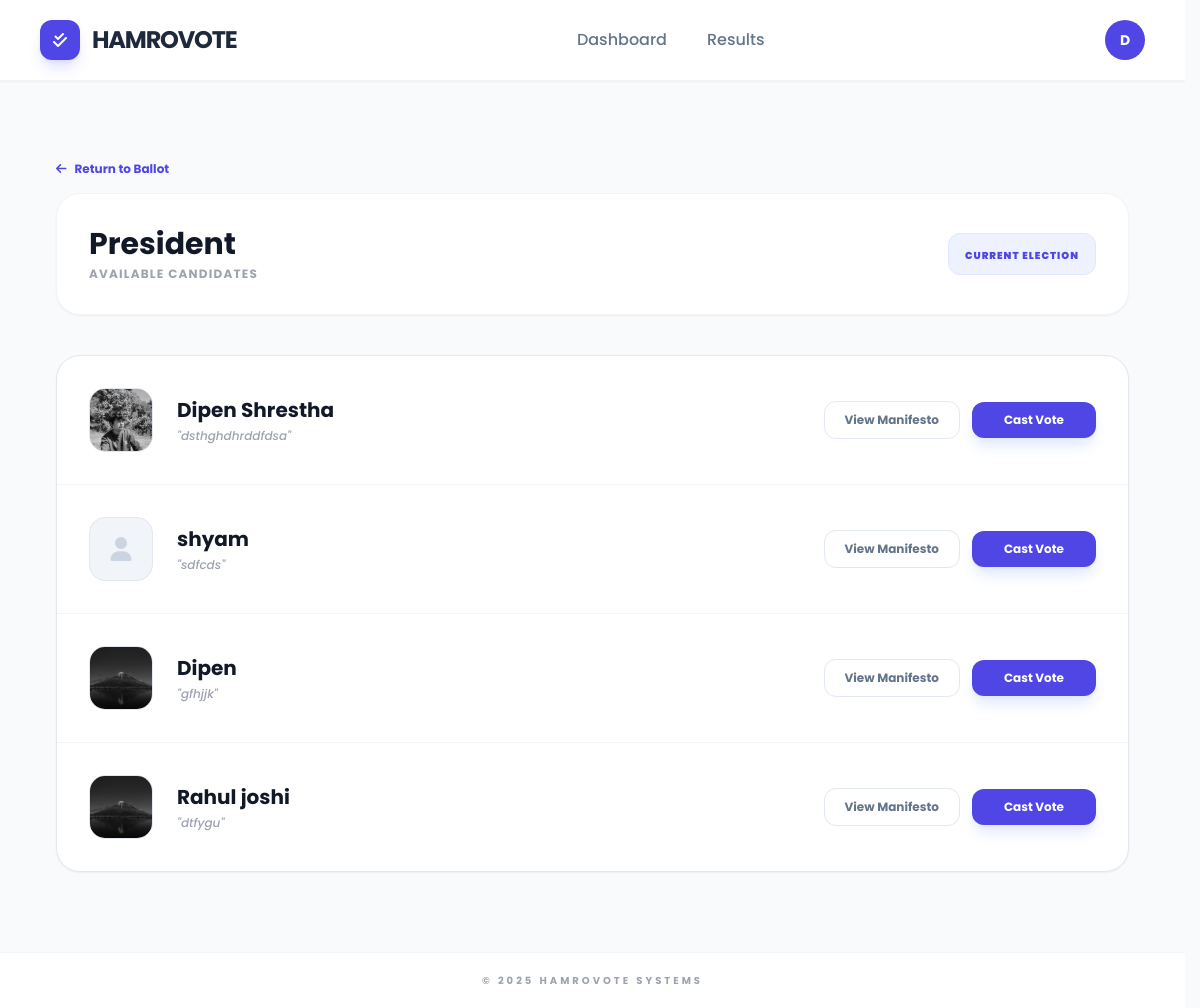
Screenshot of /candidates/2/ (signed in) with the database file from the repository.
### voter/models.py (models this page shows, shortened)
class Position(models.Model):
    election = models.ForeignKey(Election, on_delete=models.CASCADE, related_name='positions')
    title = models.CharField(max_length=100)
    description = models.TextField(blank=True, null=True)
    order = models.IntegerField(default=0)
    class Meta:
        ordering = ['order']

class Election(models.Model):
    title = models.CharField(max_length=200)
    description = models.TextField(blank=True, null=True)
    start_date = models.DateTimeField()
    end_date = models.DateTimeField()
    is_active = models.BooleanField(default=True)
    created_at = models.DateTimeField(auto_now_add=True)
    class Meta:
        ordering = ['-start_date']

class Candidate(models.Model):
    position = models.ForeignKey(Position, on_delete=models.CASCADE, related_name='candidates')
    name = models.CharField(max_length=100)
    bio = models.TextField()
    manifesto = models.TextField()
    photo = models.ImageField(upload_to='candidates/', blank=True, null=True)
    is_active = models.BooleanField(default=True)
    created_at = models.DateTimeField(auto_now_add=True)

### voter/views.py (the view)
# urls.py: path('candidates/', views.manage_candidates, name='manage_candidates'),
@login_required
def candidates(request, position_id):
    position = get_object_or_404(Position, id=position_id)
    candidates_list = Candidate.objects.filter(position=position, is_active=True)
    return render(request, 'voter/candidates.html', {
        'position': position,
        'candidates': candidates_list
    })

### voter/templates/voter/candidates.html (shortened to what this page needs)
{% extends 'voter/base.html' %}
{% block content %}
<div class="max-w-6xl mx-auto py-10 px-4">
    <div class="mb-10">
        <a href="{% url 'voter:election_ballot' position.election.id %}" class="text-indigo-600 hover:text-indigo-800 text-xs font-bold flex items-center mb-4 transition">
            <i class="fas fa-arrow-left mr-2"></i> Return to Ballot
        </a>
        <div class="bg-white p-8 rounded-3xl border border-gray-100 shadow-sm flex flex-col md:flex-row justify-between items-center gap-4">
            <div>
                <h1 class="text-3xl font-bold text-gray-900">{{ position.title }}</h1>
                <p class="text-gray-400 text-xs font-bold uppercase tracking-widest mt-1">Available Candidates</p>
            </div>
            <div class="bg-indigo-50 px-4 py-2 rounded-xl border border-indigo-100">
                <span class="text-[10px] font-black text-indigo-600 uppercase tracking-widest">{{ position.election.title }}</span>
            </div>
        </div>
    </div>
    <div class="bg-white rounded-3xl border border-gray-200 overflow-hidden shadow-sm">
        <div class="divide-y divide-gray-100">
            {% for c in candidates %}
            <div class="flex flex-col md:flex-row md:items-center justify-between p-6 md:p-8 hover:bg-slate-50 transition group">
                <div class="flex items-center gap-6 mb-4 md:mb-0">
                    <div class="w-16 h-16 rounded-2xl bg-slate-100 overflow-hidden border border-slate-200">
                        {% if c.photo %}
                            <img src="{{ c.photo.url }}" class="w-full h-full object-cover">
                        {% else %}
                            <div class="w-full h-full flex items-center justify-center text-slate-300">
                                <i class="fas fa-user text-2xl"></i>
                            </div>
                        {% endif %}
                    </div>
                    <div>
                        <h3 class="text-xl font-bold text-gray-900 group-hover:text-indigo-600 transition-colors">{{ c.name }}</h3>
                        <p class="text-xs text-gray-400 font-medium italic mt-1 line-clamp-1">"{{ c.bio|truncatechars:60 }}"</p>
                    </div>
                </div>
                <div class="flex items-center gap-3">
                    <a href="{% url 'voter:candidate_detail' candidate_id=c.id %}"
                       class="px-5 py-2.5 rounded-xl border border-slate-200 text-slate-500 text-xs font-bold hover:bg-white hover:border-indigo-200 hover:text-indigo-600 transition-all">
                        View Manifesto
                    </a>
                    <a href="{% url 'voter:vote' candidate_id=c.id %}"
                       class="px-8 py-2.5 rounded-xl bg-indigo-600 text-white text-xs font-bold shadow-lg shadow-indigo-100 hover:bg-indigo-700 transition-all active:scale-95">
                        Cast Vote
                    </a>
                </div>
            </div>
            {% empty %}
            <div class="p-20 text-center">
                <p class="text-gray-400 italic text-sm">No candidates are registered for this category yet.</p>
            </div>
            {% endfor %}
        </div>
    </div>
</div>
{% endblock %}

### voter/templates/voter/base.html (shortened to what this page needs)
{% load static %}
<!DOCTYPE html>
<html lang="en">
<head>
    <script src="https://cdn.tailwindcss.com"></script>
    <link rel="stylesheet" href="https://cdnjs.cloudflare.com/ajax/libs/font-awesome/6.4.0/css/all.min.css">
</head>
<body class="bg-slate-50 min-h-screen flex flex-col">
    <nav class="bg-white shadow-sm sticky top-0 z-50 border-b border-gray-100">
        <div class="max-w-7xl mx-auto px-6 lg:px-10">
            <div class="flex justify-between items-center h-20">
                <a href="{% url 'voter:voter_dashboard' %}" class="flex items-center gap-3">
                    <div class="w-10 h-10 bg-indigo-600 rounded-xl flex items-center justify-center shadow-lg shadow-indigo-500/20">
                        <i class="fas fa-check-double text-white"></i>
                    </div>
                    <span class="text-2xl font-bold tracking-tighter text-slate-800 uppercase">HamroVote</span>
                </a>
                <div class="hidden md:flex items-center gap-10">
                    <a href="{% url 'voter:voter_dashboard' %}" class="nav-link {% if request.resolver_match.url_name == 'voter_dashboard' %}active{% endif %}">Dashboard</a>
                    <a href="{% url 'voter:results' %}" class="nav-link {% if request.resolver_match.url_name == 'results' %}active{% endif %}">Results</a>
                </div>
                <div class="relative">
                    <button onclick="toggleDropdown()" id="profile-btn" class="profile-icon w-10 h-10 rounded-full flex items-center justify-center text-white font-bold text-sm focus:outline-none">
                        {{ user.first_name|default:user.username|first|upper }}
                    </button>
                </div>
            </div>
        </div>
    </nav>
    <main class="flex-grow w-full max-w-7xl mx-auto px-6 lg:px-10 py-10">
        {% block content %}{% endblock %}
    </main>
    <footer class="bg-white border-t border-gray-100 py-5 text-center">
        <p class="text-[10px] font-bold text-gray-400 uppercase tracking-[0.3em]">© 2025 HamroVote Systems</p>
    </footer>
</body>
</html>

### voter/templates/voter/base.html (style rules this page uses)
* { font-family: 'Poppins', sans-serif; }
html { scrollbar-gutter: stable; }
.nav-link { position: relative; transition: all 0.3s ease; color: #64748b; font-weight: 500; }
.profile-icon { background-color: #4f46e5; transition: all 0.3s ease; cursor: pointer; }

### rows the page displays
Position: title "President", election "CURRENT ELECTION"
Candidate: photo (picture), name "Dipen Shrestha", bio "dsthghdhrddfdsa"
Candidate: name "shyam", bio "sdfcds"
Candidate: photo (picture), name "Dipen", bio "gfhjjk"
Candidate: photo (picture), name "Rahul joshi", bio "dtfygu"

### other values shown
{{ user.first_name|default:user.username|first|upper }} "D"
